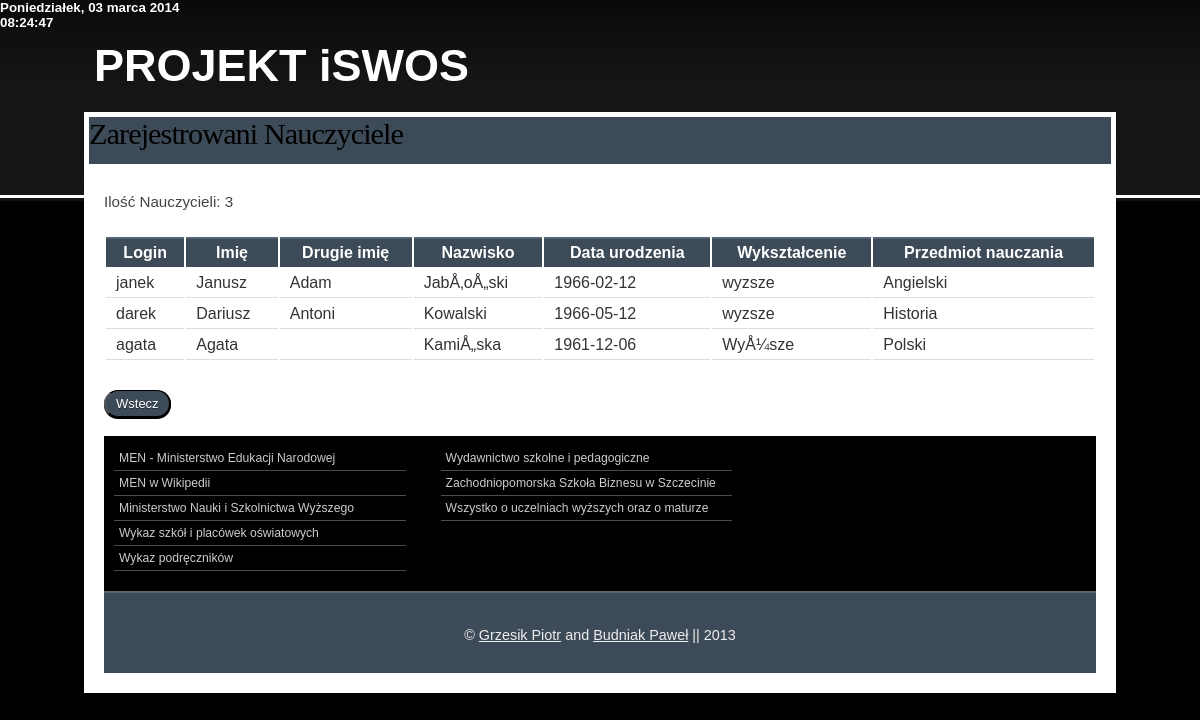
Page /pages/seenauczyciel.php (signed in) on the committed database.
### tables this page shows
CREATE TABLE IF NOT EXISTS `nauczyciel` (
  `idnauczyciela` int(11) NOT NULL AUTO_INCREMENT,
  `login` varchar(32) NOT NULL,
  `pass` varchar(32) NOT NULL,
  `imie` varchar(15) NOT NULL,
  `imie2` varchar(15) NOT NULL,
  `nazwisko` varchar(20) NOT NULL,
  `data_urodzenia` date NOT NULL,
  `wyksztalcenie` varchar(40) NOT NULL,
  `nip` int(10) NOT NULL,
  `telefon` int(9) NOT NULL,
  `idprzedmiotu` text NOT NULL,
  PRIMARY KEY (`idnauczyciela`)
);

### pages/seenauczyciel.php (the view, shortened to what this page needs)
<?php
include 'header.php';
?>
<div id="wrap">
    <div class="header">
        <h5>PROJEKT <strong> iSWOS</strong></h5>
    </div>
    <div class="page">
        <div id="navbg">
            <div id="nav">
               <h3>Zarejestrowani Nauczyciele</h3>
            </div>
        </div>
        <div class="page-wrap">
            <div class="content">
                       <?php
                                  $rezultat = mysql_query("SELECT * FROM nauczyciel order by idprzedmiotu ASC") or die(mysql_error());
                                    $wykonaj = mysql_num_rows($rezultat);
                                    echo "<p>Ilość Nauczycieli: ".$wykonaj."</p>";
                                 echo "<p>";
                                 echo "<table boder=\"1\"><tr>";
                                 echo "<th ><strong>Login</strong></th>";
                                 echo "<th ><strong>Imię</strong></th>";
                                 echo "<th ><strong>Drugie imię</strong></th>";
                                 echo "<th ><strong>Nazwisko</strong></th>";
                                 echo "<th ><strong>Data urodzenia</strong></th>";
                                 echo "<th ><strong>Wykształcenie</strong></th>";
                                 echo "<th ><strong>Przedmiot nauczania</strong></th>";
                                 echo "</tr>";
                                 while ( $row = mysql_fetch_row($rezultat) ) {
                                    echo "<td >" . $row[1] . "</td>";
                                    echo "<td >" . $row[3] . "</td>";
                                    echo "<td >" . $row[4] . "</td>";
                                    echo "<td >" . $row[5] . "</td>";
                                    echo "<td >" . $row[6] . "</td>";
                                    echo "<td >" . $row[7] . "</td>";
                                    echo "<td >" . $row[10] . "</td>";
                                 }
                                 echo "</table>";
                                 ?>
                                <br />
                                <a href="adminindex.php"><button>Wstecz</button></a><br />
                                <br />
            </div>
            <div class="footer-navigation">
                <ul>
                    <li><a href="http://www.men.gov.pl" title="MEN - Ministerstwo Edukacji Narodowej" onclick="this.target='_blank'">MEN - Ministerstwo Edukacji Narodowej</a></li>
                    <li><a href="http://pl.wikipedia.org/wiki/Ministerstwo_Edukacji_Narodowej" title="MEN w Wikipedii" onclick="this.target='_blank'">MEN w Wikipedii</a></li>
                    <li><a href="http://www.mnisw.gov.pl" title="Ministerstwo Nauki i Szkolnictwa Wyższego" onclick="this.target='_blank'">Ministerstwo Nauki i Szkolnictwa Wyższego</a></li>
                    <li><a href="http://www.cie.men.gov.pl/index.php/sio-wykaz-szkol-i-placowek.html" title="Wykaz szkół i placówek oświatowych">Wykaz szkół i placówek oświatowych</a></li>
                    <li><a href="http://www.men.gov.pl/podreczniki/" title="Wykaz podręczników" onclick="this.target='_blank'">Wykaz podręczników</a></li>
                </ul>
                <ul>
                    <li><a href="http://www.wsip.pl/dla_nauczycieli/przedmioty/szkolnictwo_specjalne/aktualnosci" title="Wydawnictwo szkolne i pedagogiczne" onclick="this.target='_blank'">Wydawnictwo szkolne i pedagogiczne</a></li>
                    <li><a href="http://www.zpsb.szczecin.pl" title="Zachodniopomorska Szkoła Biznesu w Szczecinie" onclick="this.target='_blank'">Zachodniopomorska Szkoła Biznesu w Szczecinie</a></li>
                    <li><a href="http://www.edukacja.net" title="Wszystko o uczelniach wyższych oraz o maturze" onclick="this.target='_blank'">Wszystko o uczelniach wyższych oraz o maturze</a></li>
                </ul>
            </div>
            <div class="footer">
               <p>© <a href="mailto: grzesikpiotr@op.pl">Grzesik Piotr</a> and <a href="mailto: p.budniak5@gmail.com">Budniak Paweł</a> || 2013</p>
            </div>
        </div>
    </div>
</div>
</body>
</html>

### styles.css (style rules this page uses)
* { margin:0; padding:0; }
body { background:#000000 url('images/body.jpg') repeat-x scroll top left; margin:0 auto; padding:0; font-family:Arial, Helvetica, sans-serif; color:#333333; }
div#wrap { width:86%; margin:30px auto 0 auto; padding:0 10px; }
div.header { padding:10px 0 20px 10px; margin:0 auto; }
div#navbg { background-color:#ffffff; padding:5px; }
div#nav { background-color:#3D4A57; height:47px; display:block; }
h3 { font-size:1.9em; font-family:Georgia, "Times New Roman", Times, serif; font-weight:normal; color:#000000; letter-spacing:-1px; }
h5 { font-size:45px; font-family:Arial, Helvetica, sans-serif; color: white; border: 1px; }
p { margin-bottom:20px; line-height:1.7em; font-size:0.95em; color:#333333; }
ul { padding:0 0 20px 35px; list-style:none; }
button { border-top: 1px solid #000000; background: #3d4a57; background: (left top, left bottom); background: (top, #3d4a57, #3d4a57); padding: 5px 10px; border-radius: 40px; box-shadow: rgba(0,0,0,1) 0 1px 0; text-shadow: rgba(0,0,0,.4) 0 1px 0; color: #ffffff; font-size: 13px; font-family: Helvetica, Arial, Sans-Serif; text-decoration: none; vertical-align: middle; }
table { width:100%; margin-bottom:10px; }
table tr th, table tr td { padding:5px 10px; }
table tr th { background:#3D4A57 none repeat-x scroll bottom left; color:#ffffff; border-top:2px solid #526475; }
table tr td { border-bottom:1px solid #dddddd; }
a, a:visited { color:#f0f3f6; }
div.page { clear:both; margin:0; padding:0; background-color:#ffffff; }
div.page ul { font-size:0.95em; color:#333333; }
div.page ul li { padding:2px 0; }
div.page p { text-align:justify; font-family:Helvetica, Arial, sans-serif; color:#444444; }
div.page-wrap { background-color:#ffffff; padding:20px; clear:both; }
div.content { background-color:#ffffff; float:left; width:100%; }
div.footer-navigation { background:black none repeat-x scroll left 50%; min-height:90px; border-bottom:1px solid #666666; padding:10px 10px 20px; clear:both; }
div.footer-navigation ul { list-style:none; padding:0; width:30%; float:left; margin-right:35px; }
div.footer-navigation ul li { padding:5px; color:#cccccc; border-bottom:1px solid #4D4D4D; font-size:0.8em; font-family:Helvetica, Arial, sans-serif; }
div.footer-navigation ul li a, div.footer-navigation ul li a:visited { color:#cccccc; text-decoration:none; }
div.footer { clear:both; border-top:1px solid #526475; background:#3D4A57; min-height:80px; clear:both; }
div.footer p { text-align:center; color:#eeeeee; padding-top:30px; font-size:0.9em; }
div.footer p a, div.footer p a:visited { color:#eeeeee; }

### rows in the picture
nauczyciel: login "janek", imie "Janusz", imie2 "Adam", nazwisko "JabÅ‚oÅ„ski", data_urodzenia "1966-02-12", wyksztalcenie "wyzsze", idprzedmiotu "Angielski"
nauczyciel: login "darek", imie "Dariusz", imie2 "Antoni", nazwisko "Kowalski", data_urodzenia "1966-05-12", wyksztalcenie "wyzsze", idprzedmiotu "Historia"
nauczyciel: login "agata", imie "Agata", nazwisko "KamiÅ„ska", data_urodzenia "1961-12-06", wyksztalcenie "WyÅ¼sze", idprzedmiotu "Polski"

### other values in the picture
$wykonaj "3"
